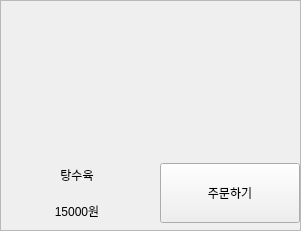
            <widget class="QFrame" name="frame_12">
             <property name="minimumSize">
              <size>
               <width>301</width>
               <height>231</height>
              </size>
             </property>
             <property name="maximumSize">
              <size>
               <width>301</width>
               <height>231</height>
              </size>
             </property>
             <property name="frameShape">
              <enum>QFrame::StyledPanel</enum>
             </property>
             <property name="frameShadow">
              <enum>QFrame::Raised</enum>
             </property>
             <widget class="QWidget" name="verticalLayoutWidget_16">
              <property name="geometry">
               <rect>
                <x>0</x>
                <y>0</y>
                <width>302</width>
                <height>228</height>
               </rect>
              </property>
              <layout class="QVBoxLayout" name="verticalLayout_37">
               <item>
                <widget class="QLabel" name="label_53">
                 <property name="minimumSize">
                  <size>
                   <width>300</width>
                   <height>150</height>
                  </size>
                 </property>
                 <property name="maximumSize">
                  <size>
                   <width>300</width>
                   <height>150</height>
                  </size>
                 </property>
                 <property name="text">
                  <string/>
                 </property>
                 <property name="pixmap">
                  <pixmap>../img/탕수육.jpg</pixmap>
                 </property>
                 <property name="scaledContents">
                  <bool>true</bool>
                 </property>
                </widget>
               </item>
               <item>
                <layout class="QHBoxLayout" name="horizontalLayout_19">
                 <item>
                  <layout class="QVBoxLayout" name="verticalLayout_38">
                   <item>
                    <widget class="QLabel" name="label_54">
                     <property name="minimumSize">
                      <size>
                       <width>150</width>
                       <height>30</height>
                      </size>
                     </property>
                     <property name="maximumSize">
                      <size>
                       <width>150</width>
                       <height>30</height>
                      </size>
                     </property>
                     <property name="layoutDirection">
                      <enum>Qt::LeftToRight</enum>
                     </property>
                     <property name="text">
                      <string>탕수육</string>
                     </property>
                     <property name="alignment">
                      <set>Qt::AlignCenter</set>
                     </property>
                    </widget>
                   </item>
                   <item>
                    <widget class="QLabel" name="label_55">
                     <property name="minimumSize">
                      <size>
                       <width>150</width>
                       <height>30</height>
                      </size>
                     </property>
                     <property name="maximumSize">
                      <size>
                       <width>150</width>
                       <height>30</height>
                      </size>
                     </property>
                     <property name="text">
                      <string>15000원</string>
                     </property>
                     <property name="alignment">
                      <set>Qt::AlignCenter</set>
                     </property>
                    </widget>
                   </item>
                  </layout>
                 </item>
                 <item>
                  <widget class="QPushButton" name="selectButton_9">
                   <property name="minimumSize">
                    <size>
                     <width>140</width>
                     <height>60</height>
                    </size>
                   </property>
                   <property name="maximumSize">
                    <size>
                     <width>140</width>
                     <height>60</height>
                    </size>
                   </property>
                   <property name="styleSheet">
                    <string notr="true">QPushButton:pressed {
    background-color: grey;  /* 버튼을 눌렀을 때 배경색 */
    color: white;            /* 버튼을 눌렀을 때 글자색 */
}</string>
                   </property>
                   <property name="text">
                    <string>주문하기</string>
                   </property>
                  </widget>
                 </item>
                </layout>
               </item>
              </layout>
             </widget>
            </widget>
